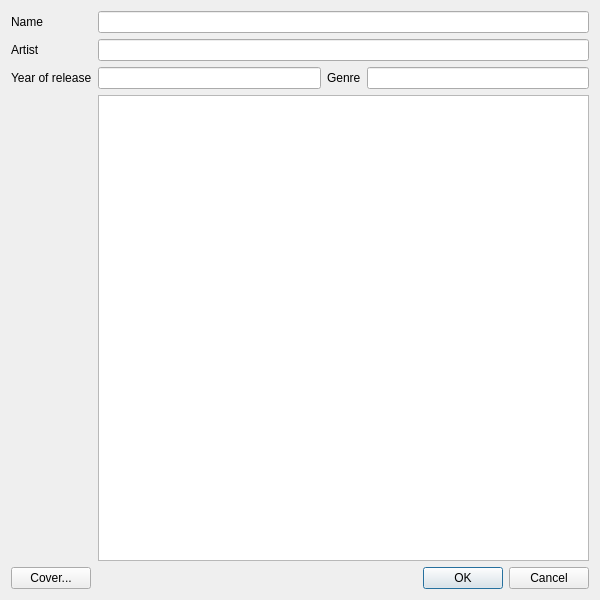
<?xml version="1.0" encoding="UTF-8"?>
<ui version="4.0">
 <class>AddAlbumDialog</class>
 <widget class="QDialog" name="AddAlbumDialog">
  <property name="geometry">
   <rect>
    <x>0</x>
    <y>0</y>
    <width>600</width>
    <height>600</height>
   </rect>
  </property>
  <property name="windowTitle">
   <string>Dialog</string>
  </property>
  <layout class="QGridLayout" name="gridLayout">
   <item row="1" column="0">
    <widget class="QPushButton" name="coverButton">
     <property name="text">
      <string>Cover...</string>
     </property>
    </widget>
   </item>
   <item row="0" column="0" colspan="2">
    <layout class="QFormLayout" name="formLayout">
     <item row="0" column="0">
      <widget class="QLabel" name="label_2">
       <property name="text">
        <string>Name</string>
       </property>
      </widget>
     </item>
     <item row="0" column="1">
      <widget class="QLineEdit" name="nameEdit"/>
     </item>
     <item row="1" column="0">
      <widget class="QLabel" name="label_3">
       <property name="text">
        <string>Artist</string>
       </property>
      </widget>
     </item>
     <item row="1" column="1">
      <widget class="QLineEdit" name="artistEdit"/>
     </item>
     <item row="2" column="0">
      <widget class="QLabel" name="label_5">
       <property name="text">
        <string>Year of release</string>
       </property>
      </widget>
     </item>
     <item row="2" column="1">
      <layout class="QHBoxLayout" name="horizontalLayout">
       <item>
        <widget class="QLineEdit" name="yearEdit"/>
       </item>
       <item>
        <widget class="QLabel" name="label_4">
         <property name="text">
          <string>Genre</string>
         </property>
        </widget>
       </item>
       <item>
        <widget class="QLineEdit" name="genreEdit"/>
       </item>
      </layout>
     </item>
     <item row="3" column="0">
      <widget class="QLabel" name="coverLabel">
       <property name="text">
        <string/>
       </property>
       <property name="pixmap">
        <pixmap resource="Resources.qrc">:/rec/img/1024px-no_image_available-svg(1).png</pixmap>
       </property>
      </widget>
     </item>
     <item row="3" column="1">
      <widget class="QTextEdit" name="commentEdit"/>
     </item>
    </layout>
   </item>
   <item row="1" column="1">
    <widget class="QDialogButtonBox" name="buttonBox">
     <property name="orientation">
      <enum>Qt::Horizontal</enum>
     </property>
     <property name="standardButtons">
      <set>QDialogButtonBox::Cancel|QDialogButtonBox::Ok</set>
     </property>
    </widget>
   </item>
  </layout>
 </widget>
 <resources>
  <include location="Resources.qrc"/>
 </resources>
 <connections>
  <connection>
   <sender>buttonBox</sender>
   <signal>accepted()</signal>
   <receiver>AddAlbumDialog</receiver>
   <slot>accept()</slot>
   <hints>
    <hint type="sourcelabel">
     <x>313</x>
     <y>476</y>
    </hint>
    <hint type="destinationlabel">
     <x>157</x>
     <y>274</y>
    </hint>
   </hints>
  </connection>
  <connection>
   <sender>buttonBox</sender>
   <signal>rejected()</signal>
   <receiver>AddAlbumDialog</receiver>
   <slot>reject()</slot>
   <hints>
    <hint type="sourcelabel">
     <x>381</x>
     <y>482</y>
    </hint>
    <hint type="destinationlabel">
     <x>286</x>
     <y>274</y>
    </hint>
   </hints>
  </connection>
 </connections>
</ui>
